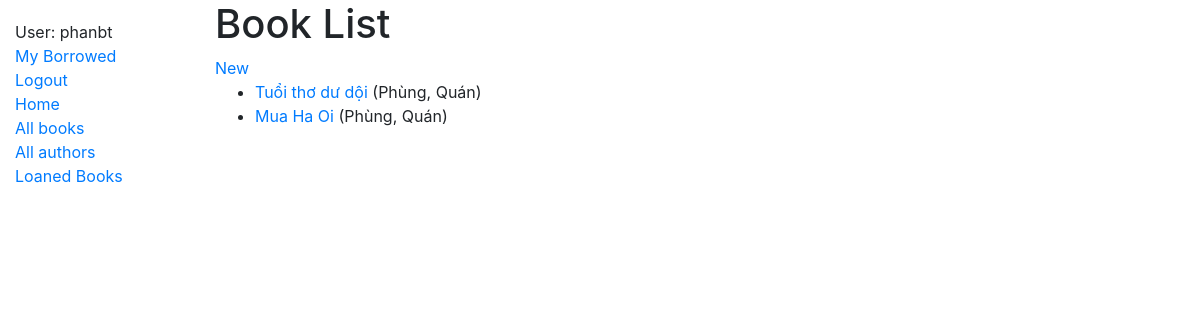
Page /catalog/books/ (signed in) on the committed database.
### Book/models.py (models this page shows, shortened)
class Book(models.Model):
  title = models.CharField(max_length=200)
  summary =models.TextField(max_length=1000, help_text="Enter description of the book")
  isbn = models.CharField("ISBN", max_length=13,
    help_text='13 Character <a href="https://www.isbn-international.org/content/what-isbn">ISBN number</a>')
  genre = models.ManyToManyField(Genre, help_text='Select a genre for this book')
  author = models.ForeignKey(Author, on_delete=models.SET_NULL, null=True)
  language = models.ForeignKey(Language, on_delete=models.SET_NULL, null=True)
  class Meta:
    db_table = "books"
  def get_absolute_url(self):
    return reverse('book-detail', args=[str(self.id)])
  def display_genre(self):
    return ', '.join(genre.name for genre in self.genre.all()[:3])
  display_genre.short_description = 'Genre'

### Author/models.py (models this page shows, shortened)
class Author(models.Model):
  first_name = models.CharField(max_length=100)
  last_name = models.CharField(max_length=100)
  date_of_birth = models.DateField(null=True, blank=True)
  date_of_death = models.DateField('Died', null=True, blank=True)
  class Meta:
    ordering = ['last_name', 'first_name']
  def __str__(self):
    return f'{self.last_name}, {self.first_name}'

### catalog/views.py (the view)
# urls.py: path('books/', views.BookListView.as_view(), name='books'),
class BookListView(generic.ListView):
  model = Book
  context_object_name = 'my_book_list'   # your own name for the list as a template variable
  paginate_by = 10
  def get_queryset(self):
    return Book.objects.all() # Get 5 books containing the title war

### catalog/templates/Book/book_list.html
{% extends "base_generic.html" %}
{% block content %}
  <h1>Book List</h1>
  <a href="{% url 'book_create' %}">New</a>
  {% if object_list %}
    <ul>
      {% for book in object_list %}
        <li>
          <a href="{{ book.get_absolute_url }}">{{ book.title }}</a> ({{book.author}})
        </li>
      {% endfor %}
    </ul>
  {% else %}
    <p>There are no books in the library.</p>
  {% endif %}
{% endblock %}

### catalog/templates/base_generic.html (shortened to what this page needs)
<!DOCTYPE html>
<html lang="en">
<head>
  <link rel="stylesheet" href="https://stackpath.bootstrapcdn.com/bootstrap/4.1.3/css/bootstrap.min.css">
  {% load static %}
  <link rel="stylesheet" href="{% static 'css/styles.css' %}">
</head>
<body>
  <div class="container-fluid">
    <div class="row">
      <div class="col-sm-2">
      {% block sidebar %}
        <ul class="sidebar-nav">
          {% if user.is_authenticated %}
            <li>User: {{ user.get_username }}</li>
            <li><a href="{% url 'my-borrowed' %}">My Borrowed</a></li>
            <li><a href="{% url 'logout'%}?next={% url 'login' %}">Logout</a></li>
          {% else %}
            <li><a href="{% url 'login'%}?next={% url 'index' %}">Login</a></li>
          {% endif %}
          <li><a href="{% url 'index' %}">Home</a></li>
          <li><a href="{% url 'books' %}">All books</a></li>
          <li><a href="{% url 'authors' %}">All authors</a></li>
          <li><a href="{% url 'all-borrowed' %}">Loaned Books</a></li>
        </ul>
     {% endblock %}
      </div>
      <div class="col-sm-10 ">{% block content %}{% endblock %}</div>
    </div>
  </div>
</body>
</html>

### catalog/static/css/styles.css (style rules this page uses)
.sidebar-nav { margin-top: 20px; padding: 0; list-style: none; }

### rows in the picture
Book: title "Tuổi thơ dư dội", author "Phùng, Quán"
Book: title "Mua Ha Oi", author "Phùng, Quán"

### other values in the picture
{{ user.get_username }} "phanbt"
